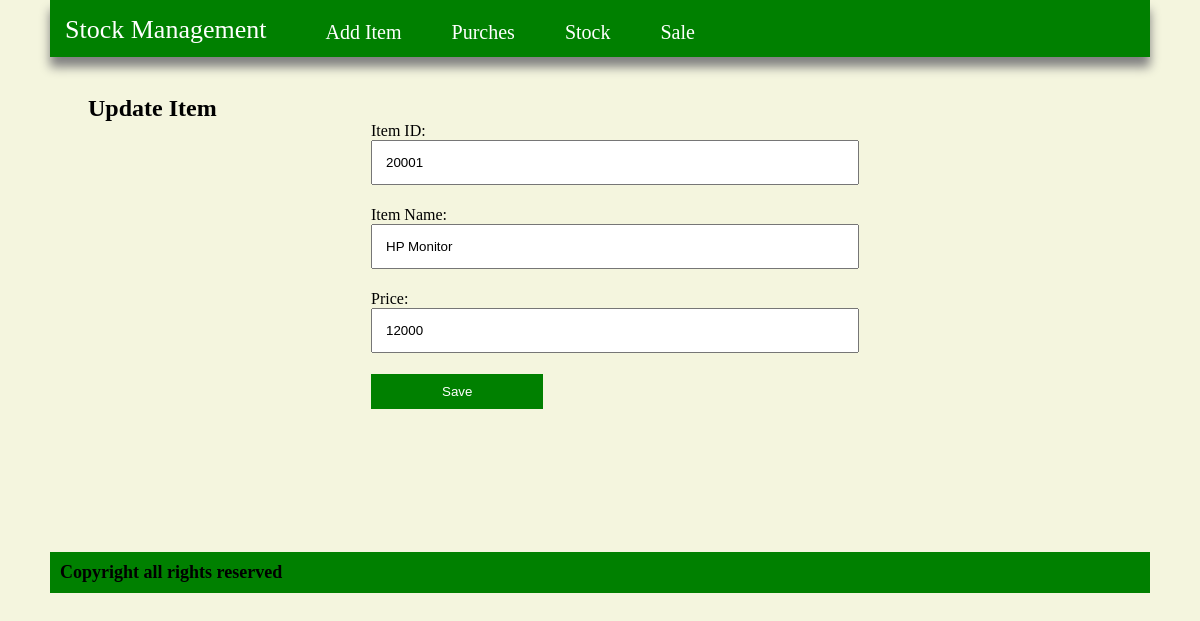
/update-item.php?edit=20001, run on the app's committed database.
### tables this page shows
CREATE TABLE `item` (
  `item_id` int(200) NOT NULL,
  `item_name` varchar(200) NOT NULL,
  `price` int(200) NOT NULL
);

### update-item.php (the view, shortened to what this page needs)
<?php
include 'databaseFile/dbContext.php';
 ?>
<?php include'header.php'; ?>
	<div class="body">
		<div class="form_body">
			<h2>Update Item</h2>
			<form action="" method="post" enctype="multipart/form-data">
  					<?php
		              if (isset($_GET['edit'])) {
		                $i = $_GET['edit'];
		                $sql2 = "SELECT * FROM item WHERE item_id = '$i'";
		                $run2 = mysqli_query($db,$sql2);
		                $row = mysqli_fetch_array($run2);
		          	?>
					<div class="form_field">
						<div class="input_group">
							<label>Item ID:</label><br>
							<input type="text" name="item_id" value="<?php echo @$row['item_id']; ?>">
						</div>
						<div class="input_group">
							<label>Item Name:</label><br>
							<input type="text" name="item_name" required="" value="<?php echo @$row['item_name']; ?>">
						</div>
						<div class="input_group">
							<label>Price:</label><br>
							<input type="text" name="price" required="" value="<?php echo @$row['price']; ?>">
						</div>
						<div class="input_group">
							<input type="submit" name="submit" value="Save">
						</div>
					</div>
			</form>
		<?php } ?>
		</div>
	</div>
	<div class="footer">
		<h2>Copyright all rights reserved</h2>
	</div>
	</div>
</body>
</html>

### css/style.css (style rules this page uses)
* { margin: 0;padding: 0; }
body { background-color: #f4f5de; }
.form_body { padding: 38px; min-height: 399px; }
.form_field { width: 458px; margin: 0 auto; }
input[type="text"] { width: 100%; padding: 13px; margin-bottom: 21px; }
input[type="submit"] { padding: 10px 71px; background: green; border: 0px; cursor: pointer; color: white; }
.footer { background: green; padding: 10px; margin-top: 20px; font-size: 12px; }

### data on the page
item: item_id "20001", item_name "HP Monitor", price "12000"
